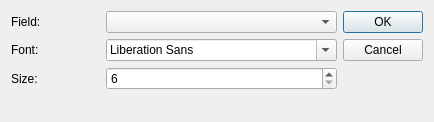
<?xml version="1.0" encoding="UTF-8"?>
<ui version="4.0">
 <class>Dialog</class>
 <widget class="QDialog" name="Dialog">
  <property name="geometry">
   <rect>
    <x>0</x>
    <y>0</y>
    <width>434</width>
    <height>122</height>
   </rect>
  </property>
  <property name="windowTitle">
   <string>Add Field</string>
  </property>
  <layout class="QHBoxLayout" name="horizontalLayout">
   <item>
    <layout class="QGridLayout" name="gridLayout">
     <item row="2" column="1">
      <widget class="QSpinBox" name="size">
       <property name="minimum">
        <number>6</number>
       </property>
       <property name="maximum">
        <number>200</number>
       </property>
      </widget>
     </item>
     <item row="0" column="0">
      <widget class="QLabel" name="label">
       <property name="text">
        <string>Field:</string>
       </property>
      </widget>
     </item>
     <item row="1" column="0">
      <widget class="QLabel" name="label_2">
       <property name="text">
        <string>Font:</string>
       </property>
      </widget>
     </item>
     <item row="1" column="1">
      <widget class="QFontComboBox" name="font"/>
     </item>
     <item row="2" column="0">
      <widget class="QLabel" name="label_3">
       <property name="text">
        <string>Size:</string>
       </property>
      </widget>
     </item>
     <item row="0" column="1">
      <widget class="QComboBox" name="fields"/>
     </item>
     <item row="3" column="1">
      <spacer name="verticalSpacer">
       <property name="orientation">
        <enum>Qt::Vertical</enum>
       </property>
       <property name="sizeHint" stdset="0">
        <size>
         <width>20</width>
         <height>40</height>
        </size>
       </property>
      </spacer>
     </item>
    </layout>
   </item>
   <item>
    <widget class="QDialogButtonBox" name="buttonBox">
     <property name="orientation">
      <enum>Qt::Vertical</enum>
     </property>
     <property name="standardButtons">
      <set>QDialogButtonBox::Cancel|QDialogButtonBox::Ok</set>
     </property>
    </widget>
   </item>
  </layout>
 </widget>
 <tabstops>
  <tabstop>fields</tabstop>
  <tabstop>font</tabstop>
  <tabstop>size</tabstop>
  <tabstop>buttonBox</tabstop>
 </tabstops>
 <resources/>
 <connections>
  <connection>
   <sender>buttonBox</sender>
   <signal>accepted()</signal>
   <receiver>Dialog</receiver>
   <slot>accept()</slot>
   <hints>
    <hint type="sourcelabel">
     <x>248</x>
     <y>254</y>
    </hint>
    <hint type="destinationlabel">
     <x>157</x>
     <y>274</y>
    </hint>
   </hints>
  </connection>
  <connection>
   <sender>buttonBox</sender>
   <signal>rejected()</signal>
   <receiver>Dialog</receiver>
   <slot>reject()</slot>
   <hints>
    <hint type="sourcelabel">
     <x>316</x>
     <y>260</y>
    </hint>
    <hint type="destinationlabel">
     <x>286</x>
     <y>274</y>
    </hint>
   </hints>
  </connection>
 </connections>
</ui>
